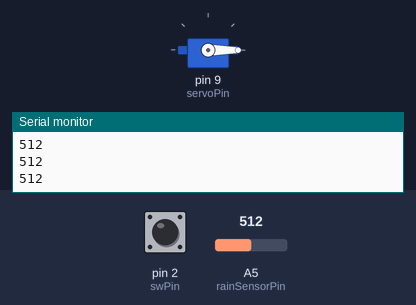
Simulated run of this sketch. Board: Arduino Uno, built with avr-gcc and run on an emulated ATmega328P. Shown: servo, the last lines printed to the serial monitor. Inputs (shaded band) come from the test bench; at power-on: A5 (rainSensorPin) = 512, pin 2 (swPin) HIGH.

Above: at 3.2 s.
3.3 s: A5 (rainSensorPin) set to 483
At 5.0 s:
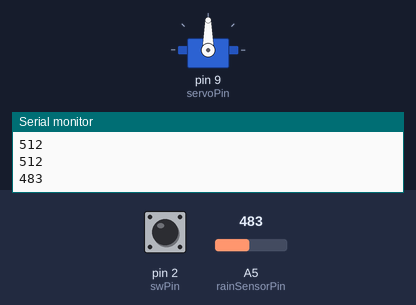
5.5 s: A5 (rainSensorPin) set to 510
At 6.9 s:
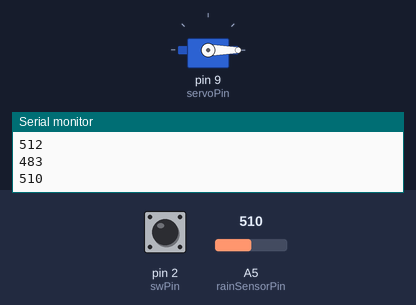
8.0 s: A5 (rainSensorPin) set to 490
At 10.1 s:
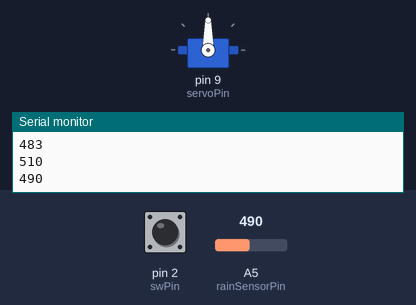
Timing chart, 0 to 11.6 s (numbered marks = the images above; inputs shaded):
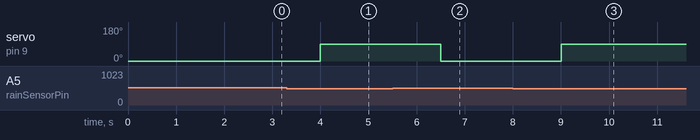

Measured:
- the behaviour switches between 500 and 499 on A5 (rainSensorPin) (found by bisection; images 0 and 1)
- after the input at 3.3 s, servo on pin 9 (servoPin): 0° → 90° after 0.70 s
- after the input at 5.5 s, servo on pin 9 (servoPin): 90° → 0° after 1.0 s
- after the input at 8.0 s, servo on pin 9 (servoPin): 0° → 90° after 1.0 s

The sketch:

eaproject1downpour_finalcode.ino
```cpp
const int swPin=2; //slideswitch control pin
const int rainSensorPin=A5; //analog control pin
const int servoPin=9; //servo control pin
int sw;//switch state
int rain; //rain state (analog)
int servoState = 0;    // window open

#include <Servo.h>

Servo servo;

void closewindow()
{
  servo.write(90);
  delay(2000);
}

void openwindow()
{
  servo.write(0);// open window
  delay(2000);
}

void setup()
{
  pinMode(swPin,INPUT_PULLUP);
  servo.attach(servoPin);
  servo.write(0);
  delay(2000);
  Serial.begin(9600);
}

void loop()
{
  sw=digitalRead(swPin);//detect slideswitch
  if (sw==LOW) //if user decides to close windows
  {
    if (servoState==0)
    {
      closewindow();
      servoState = 1;
    }
  }
  else // sw is LOW
  {
    rain=analogRead(rainSensorPin);
    Serial.println(rain);
    delay(500);
    if(rain<500)
    {
      if(servoState==0)
      {
        closewindow();
        servoState=1;
      }
    }
    else
    {
      if (servoState==1)
      {
        openwindow();
        servoState=0;
      }
    }
  }
}
```
